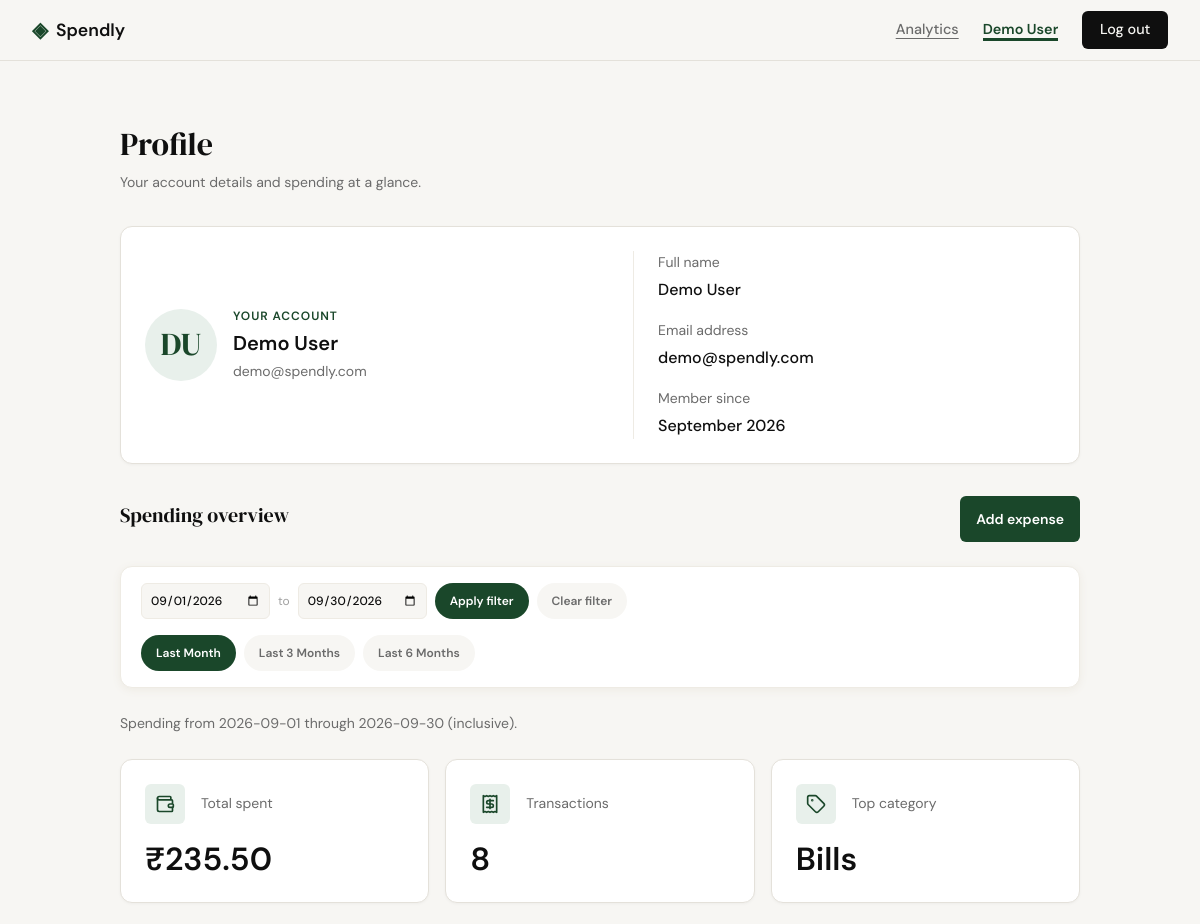
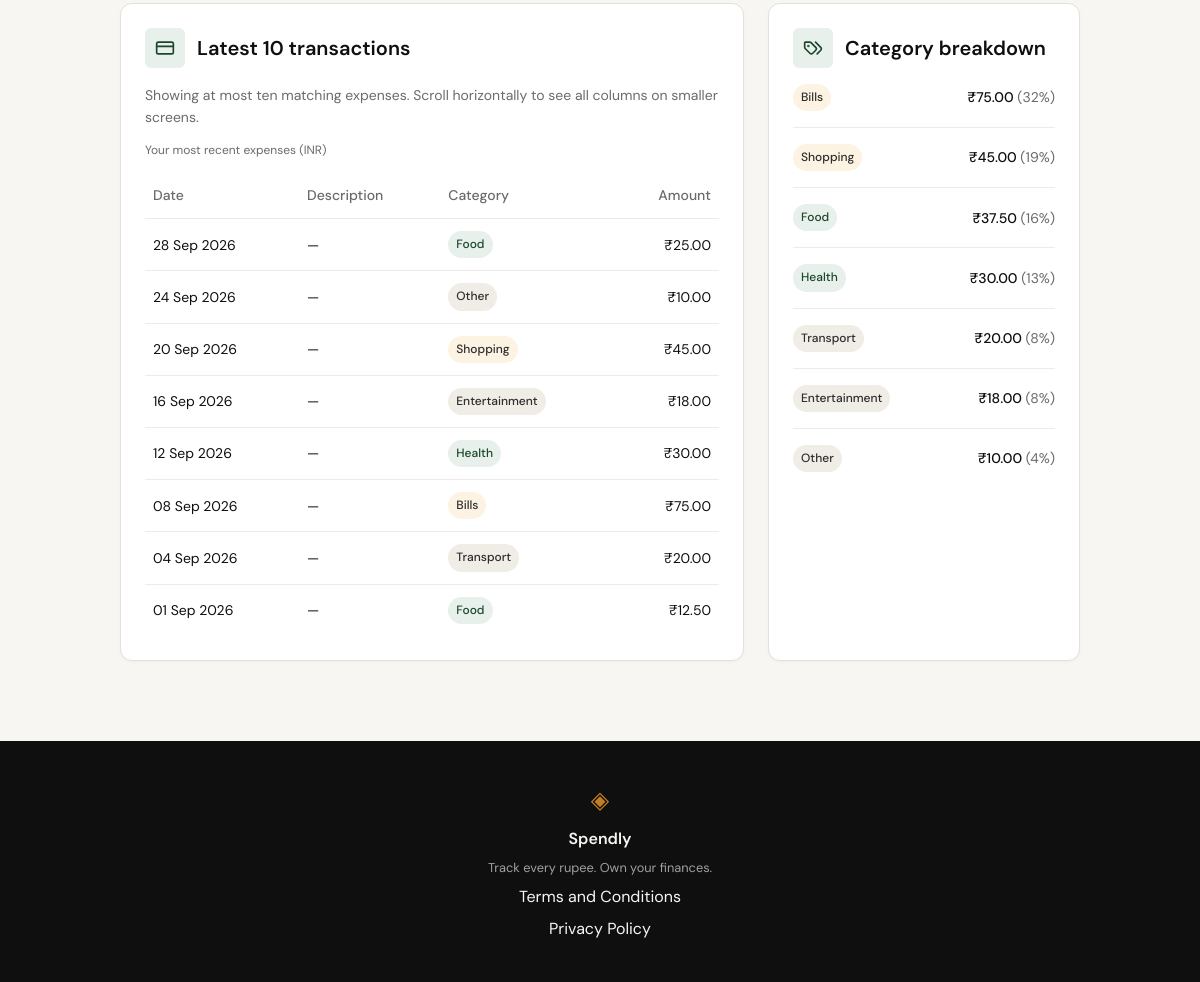
Screenshot of /profile?start_date=2026-09-01&end_date=2026-09-30 (signed in) with the database file from the repository (2 pictures, top to bottom).
### tables this page shows
CREATE TABLE users (
                    id INTEGER PRIMARY KEY AUTOINCREMENT,
                    name TEXT NOT NULL,
                    email TEXT UNIQUE NOT NULL,
                    password_hash TEXT NOT NULL,
                    created_at TEXT DEFAULT (datetime('now'))
                );

CREATE TABLE expenses (
                    id INTEGER PRIMARY KEY AUTOINCREMENT,
                    user_id INTEGER NOT NULL REFERENCES users(id),
                    amount REAL NOT NULL,
                    category TEXT NOT NULL,
                    date TEXT NOT NULL,
                    description TEXT,
                    created_at TEXT DEFAULT (datetime('now'))
                );

### app.py (the view)
@app.route("/profile")
def profile():
    if g.user is None:
        return redirect(url_for("login"))
    user_id = g.user["id"]
    user = profile_queries.get_user_by_id(user_id)
    if user is None:
        session.clear()
        return redirect(url_for("login"))
    name_parts = user["name"].split()
    initials = "?"
    if name_parts:
        initials = name_parts[0][0]
        if len(name_parts) > 1:
            initials += name_parts[-1][0]
        initials = initials.upper()[:2]
    joined = profile_date(g.user["created_at"])
    user.update(
        name=user["name"] if name_parts else "Your profile",
        initials=initials,
        member_since_iso=joined.isoformat() if joined else None,
    )
    bounds, filter_errors = validate_profile_dates(request.args)
    dashboard = {"user": user}
    if not filter_errors:
        dashboard.update(
            summary=build_profile_summary(user_id, **bounds),
            transactions=build_profile_transactions(user_id, **bounds),
            categories=build_profile_categories(user_id, **bounds),
        )
    return render_template(
        "profile.html", dashboard=dashboard, date_filter=bounds,
        filter_errors=filter_errors, is_filtered=any(bounds.values()),
        date_presets=profile_date_presets(),
    ), 400 if filter_errors else 200

### templates/profile.html (shortened to what this page needs)
{% extends "base.html" %}
{% block head %}
<link rel="stylesheet" href="{{ url_for('static', filename='css/profile.css') }}">
{% endblock %}
{% block content %}
<section class="profile-section" aria-labelledby="profile-title">
    <div class="profile-container">
        <header class="profile-header">
            <h1 id="profile-title">Profile</h1>
            <p>Your account details and spending at a glance.</p>
        </header>
        <section class="profile-account-card" aria-labelledby="account-details-title">
            <div class="profile-account-heading">
                <span class="profile-initial" aria-hidden="true">{{ dashboard.user.initials }}</span>
                <div>
                    <p class="profile-eyebrow">Your account</p>
                    <h2 id="account-details-title">{{ dashboard.user.name }}</h2>
                    <p class="profile-account-email">{{ dashboard.user.email }}</p>
                </div>
            </div>
            <div class="profile-account-details">
                <dl id="profile-account-fields">
                    <div class="profile-field">
                        <dt>Full name</dt>
                        <dd>{{ dashboard.user.name }}</dd>
                    </div>
                    <div class="profile-field">
                        <dt>Email address</dt>
                        <dd>{{ dashboard.user.email }}</dd>
                    </div>
                    <div class="profile-field">
                        <dt>Member since</dt>
                        <dd>
                            {% if dashboard.user.member_since_iso %}
                            <time id="profile-member-since" datetime="{{ dashboard.user.member_since_iso }}">{{ dashboard.user.member_since }}</time>
                            {% else %}
                            {{ dashboard.user.member_since }}
                            {% endif %}
                        </dd>
                    </div>
                </dl>
            </div>
        </section>
        <section class="profile-spending" aria-labelledby="spending-title">
            <header class="profile-spending-header">
                <h2 id="spending-title">Spending overview</h2>
                <a class="profile-add-expense" href="{{ url_for('add_expense') }}">Add expense</a>
            </header>
            <form id="profile-filter" class="profile-filter" method="GET" action="{{ url_for('profile') }}"
                  aria-label="Filter spending by date" aria-describedby="profile-filter-help">
                <div class="profile-filter-controls">
                    {% for field, label in [('start_date', 'Start date'), ('end_date', 'End date')] %}
                    {% if not loop.first %}<span class="profile-filter-separator" aria-hidden="true">to</span>{% endif %}
                    <div class="profile-filter-field">
                        <input type="date" class="form-input" id="{{ field }}" name="{{ field }}"
                               value="{{ date_filter[field] or '' }}"
                               {% if field in filter_errors %}aria-invalid="true" aria-describedby="{{ field }}-error"{% endif %}>
                    </div>
                    {% endfor %}
                    <button class="profile-filter-apply" type="submit">Apply filter</button>
                    <a class="profile-filter-clear" href="{{ url_for('profile') }}">Clear filter</a>
                </div>
                <div class="profile-filter-presets" role="group" aria-label="Quick date ranges">
                    {% for preset in date_presets %}
                    <a class="profile-filter-preset"
                       href="{{ url_for('profile', start_date=preset.start_date, end_date=preset.end_date) }}"
                       {% if not filter_errors and date_filter.start_date == preset.start_date and date_filter.end_date == preset.end_date %}aria-current="true"{% endif %}>{{ preset.label }}</a>
                    {% endfor %}
                </div>
            </form>
            {% if not filter_errors %}
            <p class="profile-active-range" id="profile-active-range">
                {% if date_filter.start_date and date_filter.end_date %}
                Spending from {{ date_filter.start_date }} through {{ date_filter.end_date }} (inclusive).
                {% elif date_filter.start_date %}
                Spending on or after {{ date_filter.start_date }}.
                {% elif date_filter.end_date %}
                Spending on or before {{ date_filter.end_date }}.
                {% else %}
                All-time spending across your recorded expenses.
                {% endif %}
            </p>
            <dl class="profile-stats" id="profile-summary">
                {% for stat in dashboard.summary %}
                <div class="profile-stat">
                    <dt>
                        <span class="profile-icon" aria-hidden="true">
                            <i data-lucide="{{ ['wallet', 'receipt', 'tag'][loop.index0] }}"></i>
                        </span>
                        <span>{{ stat.label }}</span>
                    </dt>
                    <dd>{{ stat.value }}</dd>
                </div>
                {% endfor %}
            </dl>
            <div class="profile-spending-grid">
                <section class="profile-transactions" aria-labelledby="transactions-title">
                    <h3 id="transactions-title" class="profile-section-title">
                        <span class="profile-icon" aria-hidden="true"><i data-lucide="credit-card"></i></span>
                        Latest 10 transactions
                    </h3>
                    <p class="profile-table-hint" id="transaction-scroll-hint">Showing at most ten{% if is_filtered %} matching{% endif %} expenses. Scroll horizontally to see all columns on smaller screens.</p>
                    <div class="profile-table-scroll" role="region" tabindex="0"
                         aria-labelledby="transactions-title" aria-describedby="transaction-scroll-hint">
                        <table id="profile-transactions">
                            <caption>Your most recent expenses (INR)</caption>
                            <thead>
                                <tr>
                                    <th scope="col">Date</th>
                                    <th scope="col">Description</th>
                                    <th scope="col">Category</th>
                                    <th scope="col" class="profile-amount">Amount</th>
                                </tr>
                            </thead>
                            <tbody>
                                {% for transaction in dashboard.transactions %}
                                <tr>
                                    <td>{% if transaction.date %}<time datetime="{{ transaction.date }}">{{ transaction.date_label }}</time>{% else %}{{ transaction.date_label }}{% endif %}</td>
                                    <td>{{ transaction.description }}</td>
                                    <td><span class="profile-category profile-category-{{ transaction.category_class }}">{{ transaction.category }}</span></td>
                                    <td class="profile-amount">₹{{ '{:,.2f}'.format(transaction.amount) }}</td>
                                </tr>
                                {% else %}
                                <tr><td colspan="4" class="profile-empty">{{ 'No expenses in this date range.' if is_filtered else 'No expenses recorded yet.' }}</td></tr>
                                {% endfor %}
                            </tbody>
                        </table>
                    </div>
                </section>
                <section class="profile-breakdown" aria-labelledby="categories-title">
                    <h3 id="categories-title" class="profile-section-title">
                        <span class="profile-icon" aria-hidden="true"><i data-lucide="tags"></i></span>
                        Category breakdown
                    </h3>
                    <ul id="profile-categories">
                        {% for category in dashboard.categories %}
                        <li>
                            <span class="profile-category profile-category-{{ category.category_class }}">{{ category.name }}</span>
                            <span class="profile-category-total">₹{{ '{:,.2f}'.format(category.total) }} <span class="profile-category-percent">({{ category.pct }}%)</span></span>
                        </li>
                        {% else %}
                        <li class="profile-empty">{{ 'No category spending in this date range.' if is_filtered else 'No category spending yet.' }}</li>
                        {% endfor %}
                    </ul>
                </section>
            </div>
            {% endif %}
        </section>
    </div>
</section>
{% endblock %}

### templates/base.html (shortened to what this page needs)
<!DOCTYPE html>
<html lang="en">
<head>
    <link rel="stylesheet" href="{{ url_for('static', filename='css/style.css') }}">
    {% block head %}{% endblock %}
</head>
<body class="{% block body_class %}{% endblock %}">
    <nav class="navbar">
        <div class="nav-inner{% if g.user %} nav-inner-authenticated{% endif %}">
            <a href="{{ url_for('landing') }}" class="nav-brand">
                {% block brand %}
                <span class="brand-icon">◈</span>
                <span class="brand-name">Spendly</span>
                {% endblock %}
            </a>
            <div class="nav-links">
                {% if g.user %}
                <a href="{{ url_for('analytics') }}" class="nav-analytics"
                   {% if request.endpoint == 'analytics' %}aria-current="page"{% endif %}>Analytics</a>
                <a href="{{ url_for('profile') }}" class="nav-profile"
                   title="{{ g.user['name'] }}"
                   aria-label="{% if g.user['name'].strip() %}View profile for {{ g.user['name'] }}{% else %}Your profile{% endif %}"
                   {% if request.endpoint == 'profile' %}aria-current="page"{% endif %}>
                    <span class="nav-user">{{ g.user['name'] if g.user['name'].strip() else 'Your profile' }}</span>
                </a>
                <form class="nav-logout" method="POST" action="{{ url_for('logout') }}">
                    <button type="submit" class="nav-cta">Log out</button>
                </form>
                {% else %}
                <a href="{{ url_for('login') }}">Sign in</a>
                <a href="{{ url_for('register') }}" class="nav-cta">Get started</a>
                {% endif %}
            </div>
        </div>
    </nav>
    <main class="main-content">
        {% block content %}{% endblock %}
    </main>
    {% block footer %}
    <footer class="footer">
        <div class="footer-inner">
            <span class="brand-icon">◈</span>
            <span class="footer-name">Spendly</span>
            <p class="footer-copy">Track every rupee. Own your finances.</p>
            <a href="{{ url_for('terms') }}">Terms and Conditions</a>
            <a href="{{ url_for('privacy') }}">Privacy Policy</a>
        </div>
    </footer>
    {% endblock %}
</body>
</html>

### rows the page displays
users: name "Demo User", user.name "Demo User", user.email "demo@spendly.com"
expenses: label "Top category", value "Bills", amount "75.00", name "Bills", total "75.00", pct "32"
expenses: amount "25.00"
expenses: amount "10.00", name "Other", total "10.00", pct "4"
expenses: amount "45.00", name "Shopping", total "45.00", pct "19"
expenses: amount "18.00", name "Entertainment", total "18.00", pct "8"
expenses: amount "30.00", name "Health", total "30.00", pct "13"
expenses: amount "20.00", name "Transport", total "20.00", pct "8"
expenses: amount "12.50", name "Food", total "37.50", pct "16"

### other values shown
{{ dashboard.user.initials }} "DU"
{{ dashboard.user.member_since }} "September 2026"
{{ preset.label }} "Last Month" "Last 3 Months" "Last 6 Months"
{{ date_filter.start_date }} "2026-09-01"
{{ date_filter.end_date }} "2026-09-30"
{{ stat.label }} "Total spent" "Transactions"
{{ stat.value }} "₹235.50" "8"
